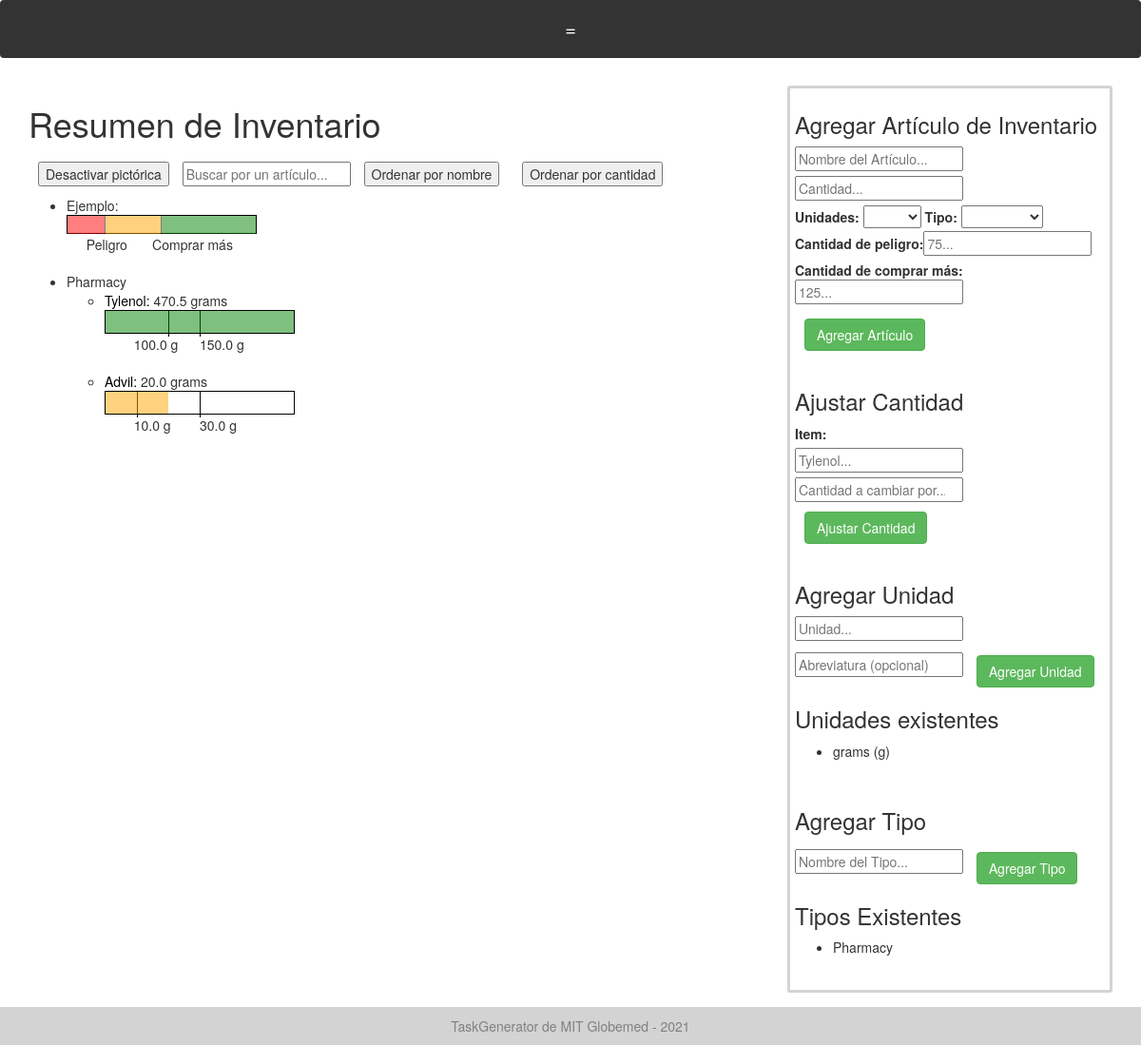
Before: /inventory (signed in) with the older database file.
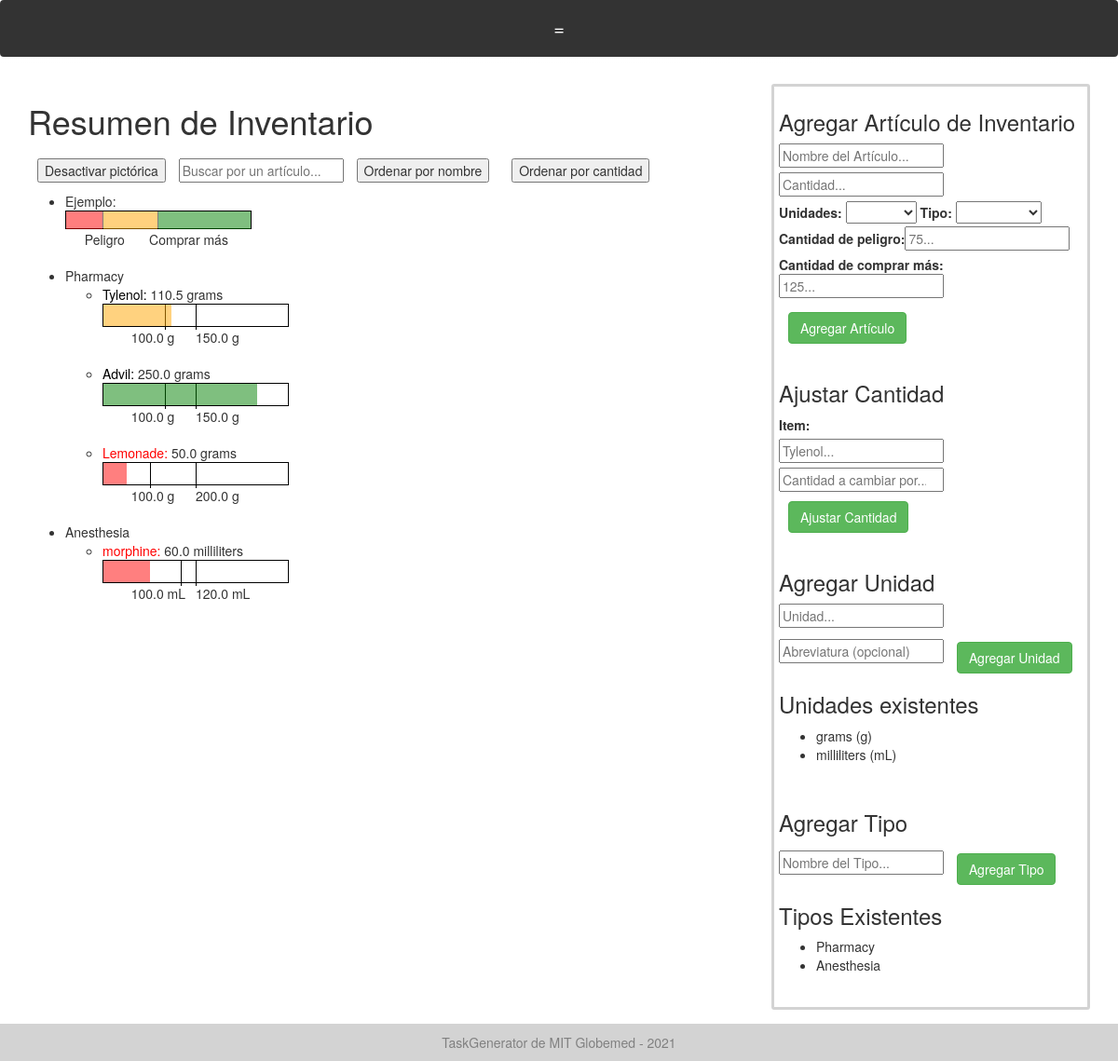
After: the same page with the newer database file.
### models.py (models this page shows)
class InventoryType(Base):
    __tablename__ = "inventory_type"
    id = Column(Integer, primary_key=True)
    name = Column(String)

class InventoryItem(Base):
    __tablename__ = "inventory_item"
    id = Column(Integer, primary_key=True)
    name = Column(String)
    amount = Column(Float)
    unit = Column(PickleType)
    inventory_type = Column(PickleType)
    danger_amount = Column(Float)
    buy_more_amount = Column(Float)

class Unit(Base):
    __tablename__ = "units"
    id = Column(Integer, primary_key=True)
    name = Column(String)
    abbreviation = Column(String)

### app.py (the view)
@app.route('/inventory')
@check_login_wrapper
def inventory():
    print("inventory", get_inventory())
    inventory_by_types = {}
    for inv_item in get_inventory():
        if inv_item.inventory_type.name not in inventory_by_types:
            inventory_by_types[inv_item.inventory_type.name] = []
        inventory_by_types[inv_item.inventory_type.name].append(inv_item)
    print("invent by types", inventory_by_types)
    return render_template("inventory.html", inventory=get_inventory(), inventory_by_types=inventory_by_types, units = get_units(), inv_types = get_inventory_types())

### app.py (called while the page is built)
def check_login_wrapper(func):
    @wraps(func)
    def inner(*args, **kwargs):
        if "username" not in login_session:
            flash("Please login to see that page." if login_session["language"] == "English" else "Inicie sesión para ver esa página")
            return redirect(url_for('login'))
        if "language" not in login_session:
            login_session["language"] = "Spanish"
        return func(*args, **kwargs)
    return inner

### database.py (called while the page is built)
def get_units():
    return session.query(Unit).all()

def get_inventory_types():
    return session.query(InventoryType).all()

def get_inventory():
    return session.query(InventoryItem).all()

### templates/inventory.html (shortened to what this page needs)
{% extends "layout.html" %}
{% block body %}
	<div class="row">
		<div style="width: 70%; float: left; ">
			<h1>{{text['Inventory Overview']}}</h1>
			<button type="button" id="swapButton" onclick="swapPictoral()">{{text['Disable Pictorial']}}</button>
			<input onkeyup ="filterInventory(this)" id="item_filter" type="" name="" placeholder="{{text['Search for item']}}...">
			<button type="button" id="sortAlpha" onclick="sortAlpha()">{{text['Sort by Name']}}</button>
			<button type="button" id="sortQuant" onclick="sortQuant()">{{text['Sort by Quantity']}}</button>
			<ul id="inventory_pictoral">
				<li> {{text['Example']}}:
					<div class="inventory_item" >
						<div style="height: 20px; width: 200px; position: relative; border: solid black 1px;">
							<div style="position: absolute; left:0px; width: 20%; height: 19px; border-right: solid black 1px; background-color: red; opacity: .5"> </div>
							<div style="position: absolute; left:10%; top:20px;">{{text['Danger']}}</div>
							<div style="position: absolute; left:20%; width: 30%; height: 19px; border-right: solid black 1px; background-color: orange; opacity: .5"> </div>
							<div style="position: absolute; left:45%; top:20px;">{{text['Buy More']}}</div>
							<div style="position: absolute; left:50%; width: 50%; height: 19px;  background-color: green; opacity: .5"> </div>
						</div>
					</div>
				</li>
				<br>
				<br>
				{% for inv_type in inventory_by_types %}
					<li> {{inv_type}}
						<ul class="inventory_sub_list">
					{% for item in inventory_by_types[inv_type] %}
					<li class="inventory_item" data-name="{{item.name}}" data-amount="{{item.amount}}" data-danger="{{item.danger_amount}}",
					data-buymore="{{item.buy_more_amount}}">
					{% if item.amount < item.danger_amount %}
						<span style="color: red">{{item.name}}:</span>
					{% else %}
						<span style="color: black">{{item.name}}:</span>
					{% endif %}
						{{item.amount}} {{item.unit.name}}
							<div style="height: 25px; width: 200px; position: relative; border: solid black 1px;">
								<div style="position: absolute; left:{{item.danger_amount / (0.02 * item.buy_more_amount)}}%; width: 10px; height: 27px; border-left: solid black 1px;"> </div>
								<div style="position: absolute; left:calc(min( 15%,  {{item.danger_amount / (0.02 * item.buy_more_amount)}}%)); top:25px;">
									{% if item.unit.abbreviation | length < 4 %}
										{{item.danger_amount}} {{item.unit.abbreviation}}
									{% else %}
										{{item.danger_amount}} {{item.unit.abbreviation[:4]}}
									{% endif %}
								</div>
								<div style="position: absolute; left:50%; width: 10px; height: 27px; border-left: solid black 1px;"> </div>
								<div style="position: absolute; left:50%; top:25px;">
									{% if item.unit.abbreviation | length < 4 %}
										{{item.buy_more_amount}} {{item.unit.abbreviation}}
									{% else %}
										{{item.buy_more_amount}} {{item.unit.abbreviation[:4]}}
									{% endif %}
								</div>
							<div style="
							{% if item.amount < item.danger_amount %}
								background-color: red;
							{% elif item.amount < item.buy_more_amount %}
								background-color: orange;
							{% else %}
								background-color: green;
							{% endif %}
							position: absolute; left:0px; top:0px; width: {{item.amount / (0.02 * item.buy_more_amount)}}%; max-width:198px; height: 23px;  opacity: .5;"> </div>
							</div>
							<br><br>
						</li>
					{% endfor %}
					</ul></li>
				{% endfor %}
			</ul>
		</div>
		<div style="width: 30%; float: left; border: solid 3px lightgrey; padding: 5px; border-radius: 3px;">
			<h3>{{text['Add Inventory Item']}}</h3>
			<form action="{{ url_for('add_item_page') }}" method = 'post'>
		  	  <input style="margin-bottom: 5px;" required type="text"  name="item_name" placeholder="{{text['Item Name']}}...">
		  	  <input style="margin-bottom: 5px;" required type="number" step="0.01" name="amount" placeholder="{{text['Amount']}}...">
		  	  <br>
		  	  <label for="unit_name">{{text['Units']}}: </label>
		  	  <select required name="unit_name" id="unit_name">
			  	<option value=""></option>
			  	{% for unit in units %}
				    <option value="{{unit.name}}">{{unit.name}}</option>
			    {% endfor %}
			  </select>
			  <label for="type_name">{{text['Type']}}: </label>
			  <select required name="type_name" id="type_name">
			  	<option value=""></option>
			  	{% for type in inv_types %}
				    <option value="{{type.name}}">{{type.name}}</option>
			    {% endfor %}
			  </select>
			  <br>
		  	  <label style="margin-bottom: 0px;" for="danger_amount">{{text['Danger Amount']}}: </label><input style="margin-bottom: 5px;" required type="number" step="0.01" name="danger_amount" id="danger_amount" placeholder="75...">
		  	  <br>
		  	  <label style="margin-bottom: 0px;" for="buy_more_amount">{{text['Buy More Amount']}}: </label><input style="margin-bottom: 5px;" required type="number" step="0.01" name="buy_more_amount" id="buy_more_amount" placeholder="125...">
		  	  <br>
		  	  <button class="btn btn-success" type="submit" > {{text['Add Item']}} </button>
			 </form>
			 <br>
			 <h3>{{text['Adjust Amount']}} </h3>
			 <form autocomplete="off" action="{{ url_for('change_item_amount_page') }}" method = 'post'>
			 	<label for="change_item_name">Item: </label>
			 	<div class="autocomplete" style="width:300px;">
				    <input style="margin-bottom: 5px;" id="myInput" type="text" name="item_name" placeholder="Tylenol...">
				</div>
		  	  <input required type="number" step="0.01" name="amount" placeholder="{{text['Amount to change by']}}...">
		  	  <button class="btn btn-success" type="submit" > {{text['Adjust Amount']}} </button>
			 </form>
			 <br>
			<h3>{{text['Add Unit']}}</h3>
			<form action="{{ url_for('add_unit_page') }}" method = 'post'>
		  	  <input style="margin-bottom: 5px;" required type="text"  name="unit_name" placeholder="{{text['Unit']}}...">
		  	  <input  type="text"  name="abbreviation" placeholder="{{text['Abbreviation (optional)']}}">
		  	  <button class="btn btn-success" type="submit" > {{text['Add Unit']}} </button>
			</form>
			 <h3>{{text['Existing Units']}}</h3>
			<ul>
			{% for unit in units %}
				<li>{{unit.name}} ({{unit.abbreviation}})</li>
			{% endfor %}
			</ul>
			<br>
			<h3>{{text['Add Type']}}</h3>
			<form action="{{ url_for('add_inventory_type_page') }}" method = 'post'>
		  	  <input  required type="text"  name="type_name" placeholder="{{text['Type Name']}}...">
		  	  <button class="btn btn-success" type="submit" > {{text['Add Type']}} </button>
			</form>
			<h3>{{text['Existing Types']}}</h3>
			<ul>
			{% for type in inv_types %}
				<li>{{type.name}}</li>
			{% endfor %}
			</ul>
			<br>
		</div>
	</div>
{%endblock%}

### templates/layout.html (shortened to what this page needs)
<!doctype html>
<html lang="en">
<head>
  <link rel="stylesheet" href="https://maxcdn.bootstrapcdn.com/bootstrap/3.3.7/css/bootstrap.min.css">
  <link rel="stylesheet" href="{{url_for('static', filename='style.css')}}">
{% set WEEKDAYS = ["Lunes", "Martes", "Miercoles", "Jueves", "Viernes", "Sabados", "Domingo"] %}
{% set UNITS = ["día", "semana", "mes"] %}
{% if session['language'] == 'English' %}
  {% for key in text %}
    {% set text=text.__setitem__(key, key) %}
  {% endfor %}
  {% set WEEKDAYS = ["Monday", "Tuesday", "Wednesday", "Thursday", "Friday", "Saturday", "Sunday"] %}
  {% set UNITS = ["day", "week", "month"] %}
{% endif %}
</head>
<body style="position: relative;  min-height: 89vh;">
<div class="navbar" style="position: fixed; margin-bottom: 100px;" >
  <div class="row" style="width:100%">
    <div class="right-col" style="" >
      <div class="navbar" style="width: 100%">
        <a id="navbutton" onclick="expandNav(this)">=</a>
      </div>
    </div>
  </div>
</div>
<div id="fade_bar" >
</div>
  <div style="position:relative; margin-top:90px; margin-left: 30px; margin-right: 30px; padding-bottom: 5.5rem;    /* Footer height */">
  {% block body %}
  {% endblock %}
  </div>
  <div>
    <div class="footer">
      <span> {{text['TaskGenerator by MIT Globemed - 2021']}} </span>
    </div>
  </div>
</body>
</html>

### static/style.css (style rules this page uses)
.footer { left: 0; bottom: 0; width: 100%; background-color: lightgrey; padding: 10px; color: grey; text-align: center; position: absolute; bottom: 0; width: 100%; height: 4rem; }
input { max-width: 500px; }
button { margin: 10px; }
.navbar { padding-left: 0px; padding-right: 20px; }

### templates/layout.html (style rules this page uses)
.footer { left: 0; bottom: 0; width: 100%; background-color: lightgrey; padding: 10px; color: grey; text-align: center; position: absolute; bottom: 0; width: 100%; height: 4rem; }
input { max-width: 500px; }
button { margin: 10px; }
.navbar { padding-left: 0px; padding-right: 20px; }
.navbar { font-size: 20px; }
.navbar { display: flex; background-color: #333; position: relative; width: 100%; top:0; margin-top: 0; z-index: 9999; padding-right: 0px; margin-bottom: 0px; }
.navbar a { color: white; padding: 14px 20px; text-decoration: none; text-align: center; position: relative; }
#navbutton { display: none; }
.row { margin: 0px; }
.row:after { content: ""; display: table; clear: both; }
.right-col { float: left; width: calc(100% - 244px); }
#fade_bar { position: fixed;width: 100%;top: 71px;height: 15px; z-index: 10; background: linear-gradient( to bottom, white, transparent ); }
@media screen and (max-width: 1267px) { .navbar { flex-direction: column; position: relative; } }
@media screen and (max-width: 1267px) { #navbutton { display: block; } }
@media screen and (max-width: 1267px) { .right-col { float: none; width: 100%; } }
@media screen and (max-width: 1267px) { #fade_bar { top:60px; } }
.autocomplete { position: relative; display: inline-block; }

### templates/inventory.html (style rules this page uses)
* { box-sizing: border-box; }

Changed rows visible on the page:
changed InventoryItem "Tylenol": amount "470.5" → "110.5"
changed InventoryItem "Advil": amount "20.0" → "250.0"; danger_amount "10.0" → "100.0"; buy_more_amount "30.0" → "150.0"
added InventoryItem: name "Lemonade", amount "50.0", unit.name "grams", danger_amount "100.0", unit.abbreviation "g", buy_more_amount "200.0", shown under InventoryType "Pharmacy"
added InventoryType: name "Anesthesia"
added InventoryItem: name "morphine", amount "60.0", unit.name "milliliters", danger_amount "100.0", unit.abbreviation "mL", buy_more_amount "120.0", shown under "Anesthesia"
added Unit: name "milliliters", abbreviation "mL"
